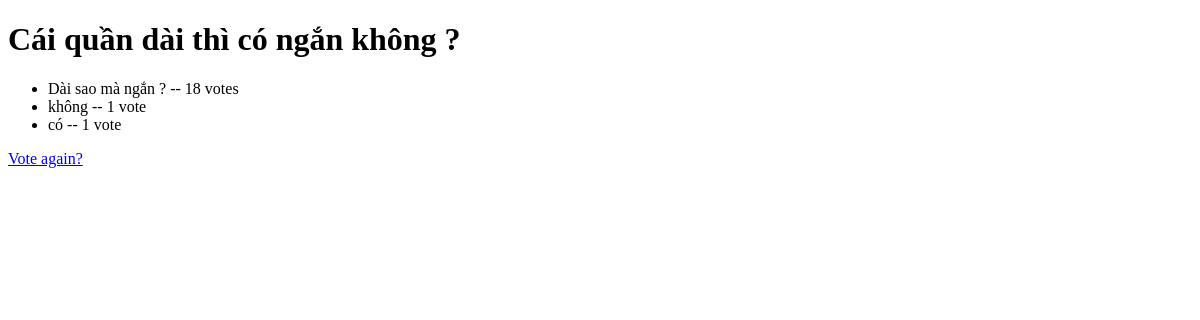
/2/results/, run on an earlier commit of the app's database.
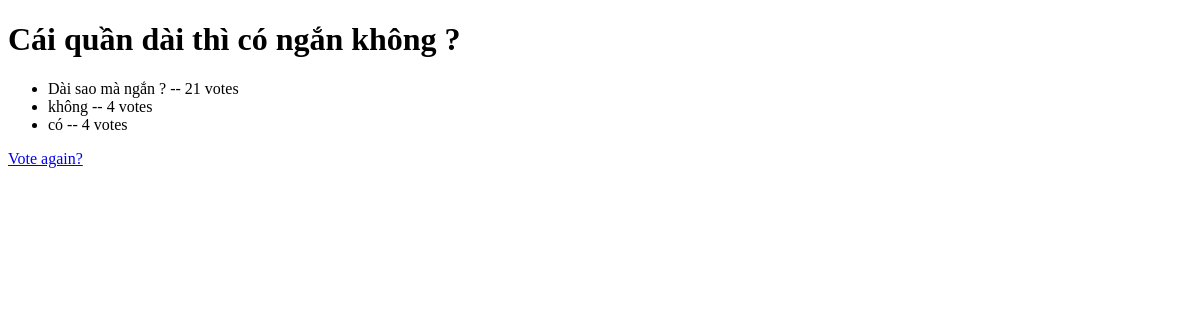
And on a later commit of the database.
### home/models.py (models this page shows, shortened)
class Choice(models.Model):
    question = models.ForeignKey(Question, on_delete=models.CASCADE)
    choice_text = models.CharField(max_length=200)
    votes = models.IntegerField(default=0)

### home/views.py (the view)
# urls.py: path('<int:pk>/results/', views.ResultsView.as_view(), name="results"),
class ResultsView(generic.DetailView):
    model = Question
    template_name = 'home/results.html'

### home/templates/home/results.html (shortened to what this page needs)
<!DOCTYPE html>
<html lang="en">
<head>
</head>
<body>
<h1>{{ question.question_text }}</h1>
<ul>
    {% for choice in question.choice_set.all %}
        <li>{{ choice.choice_text }} -- {{ choice.votes }} vote{{ choice.votes|pluralize }}</li>
    {% endfor %}
</ul>
<a href="{% url 'home:detail' question.id %}">Vote again?</a>
</body>
</html>

What changed in the data, as far as the page shows it:
changed Choice "Dài sao mà ngắn ?": votes "18" → "21"
changed Choice "không": votes "1" → "4"
changed Choice "có": votes "1" → "4"
